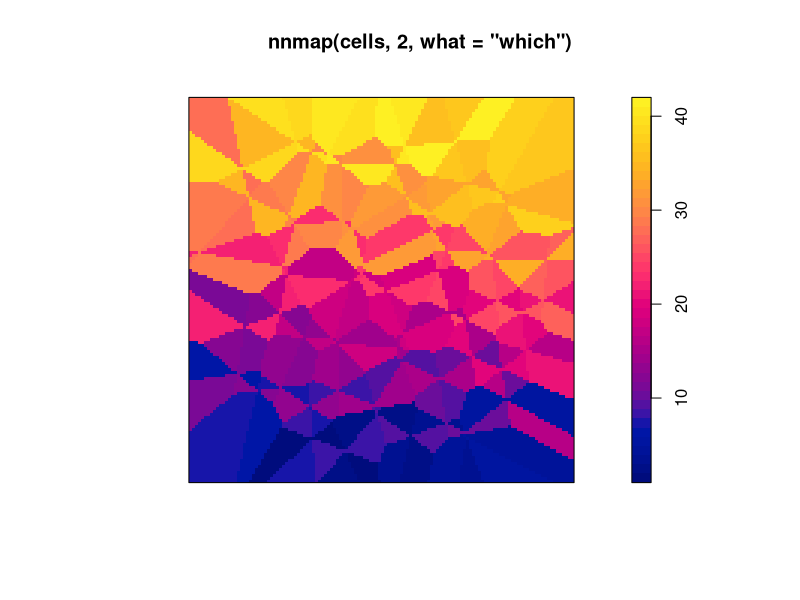

Recreate this plot in R.
library(spatstat)


### Name: nnmap
### Title: K-th Nearest Point Map
### Aliases: nnmap
### Keywords: spatial math

### ** Examples

  plot(nnmap(cells, 2, what="which"))
